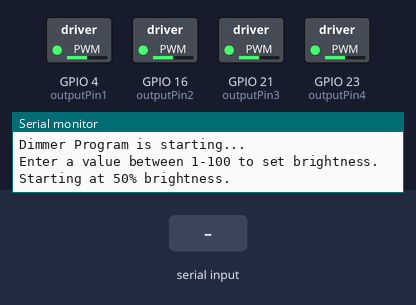
Bench run of a sketch on a simulated ESP32. On the bench: switched loads named in the sketch (green lamp = pin HIGH), the last lines printed to the serial monitor. The inputs (shaded band) are chosen by the test bench.

Above: at 1.2 s.
1.3 s: "90,45\n" received over Serial
At 1.69 s:
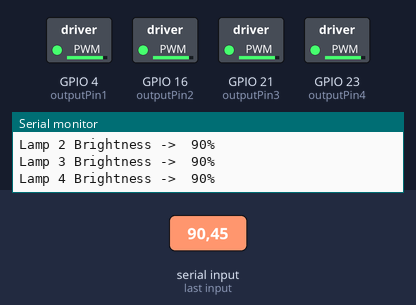
3.3 s: "5\n" received over Serial
At 4.5 s:
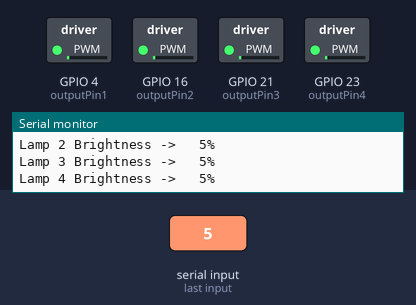
5.0 s: "90\n" received over Serial
At 5.8 s:
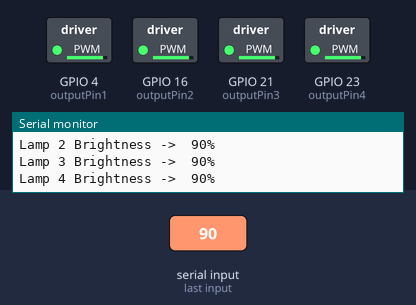
Timing chart, 0 to 8.0 s (numbered marks = the images above; inputs shaded):
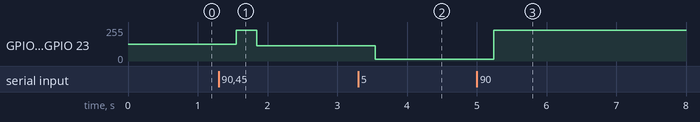

Measured:
- after the input at 1.3 s, GPIO 4 (outputPin1), GPIO 16 (outputPin2), GPIO 21 (outputPin3), GPIO 23 (outputPin4): 127/255 → 229/255 after 0.25 s, → 114/255 0.30 s later
- after the input at 3.3 s, GPIO 4 (outputPin1), GPIO 16 (outputPin2), GPIO 21 (outputPin3), GPIO 23 (outputPin4): 114/255 → 12/255 after 0.24 s
- after the input at 5.0 s, GPIO 4 (outputPin1), GPIO 16 (outputPin2), GPIO 21 (outputPin3), GPIO 23 (outputPin4): 12/255 → 229/255 after 0.24 s

The sketch:

AC_dimmer_V1.ino
```cpp
#include <RBDdimmer.h> // RobotDyn Dimmer Library

// Define Serial Communication
#define USE_SERIAL Serial

// Define Output Pins for the Dimmer Module
#define outputPin1  4   // GPIO4 - CH1
#define outputPin2  16  // GPIO16 - CH2
#define outputPin3  21  // GPIO21 - CH3
#define outputPin4  23  // GPIO23 - CH4

// Define Zero-Cross Detection Pin
#define zerocross 5  // GPIO5 - Zero-cross detection

// Create Dimmer Objects (Passing PWM and Zero-Cross Pins)
dimmerLamp dimmer1(outputPin1, zerocross);
dimmerLamp dimmer2(outputPin2, zerocross);
dimmerLamp dimmer3(outputPin3, zerocross);
dimmerLamp dimmer4(outputPin4, zerocross);

// Variable to store brightness value
int outVal = 50;  // Start with 50% brightness

void setup() {
    // Start Serial Communication
    USE_SERIAL.begin(9600);

    // Initialize dimmers in NORMAL_MODE and set them ON
    dimmer1.begin(NORMAL_MODE, ON);
    dimmer2.begin(NORMAL_MODE, ON);
    dimmer3.begin(NORMAL_MODE, ON);
    dimmer4.begin(NORMAL_MODE, ON);

    // Set initial brightness to 50%
    dimmer1.setPower(outVal);
    dimmer2.setPower(outVal);
    dimmer3.setPower(outVal);
    dimmer4.setPower(outVal);

    // Display Startup Message
    USE_SERIAL.println("Dimmer Program is starting...");
    USE_SERIAL.println("Enter a value between 1-100 to set brightness.");
    USE_SERIAL.println("Starting at 50% brightness.");
}

void loop() {
    int preVal = outVal;

    // Check if Serial Data is Available
    if (USE_SERIAL.available()) {
        int buf = USE_SERIAL.parseInt();
        if (buf > 0 && buf <= 100) {  // Ensure value is valid (1-100)
            outVal = buf;
        } else {
            USE_SERIAL.println("Invalid input. Enter a value between 1-100.");
        }
        delay(200);  // Prevent rapid updates
    }

    // Update brightness for all dimmers
    dimmer1.setPower(outVal);
    dimmer2.setPower(outVal);
    dimmer3.setPower(outVal);
    dimmer4.setPower(outVal);

    // Display brightness values if changed
    if (preVal != outVal) {
        USE_SERIAL.print("Lamp 1 Brightness -> ");
        printSpace(dimmer1.getPower());
        USE_SERIAL.print(dimmer1.getPower());
        USE_SERIAL.println("%");

        USE_SERIAL.print("Lamp 2 Brightness -> ");
        printSpace(dimmer2.getPower());
        USE_SERIAL.print(dimmer2.getPower());
        USE_SERIAL.println("%");

        USE_SERIAL.print("Lamp 3 Brightness -> ");
        printSpace(dimmer3.getPower());
        USE_SERIAL.print(dimmer3.getPower());
        USE_SERIAL.println("%");

        USE_SERIAL.print("Lamp 4 Brightness -> ");
        printSpace(dimmer4.getPower());
        USE_SERIAL.print(dimmer4.getPower());
        USE_SERIAL.println("%");
    }

    delay(50);  // Small delay for smooth operation
}

// Function to format output spacing
void printSpace(int val) {
    if ((val / 100) == 0) USE_SERIAL.print(" ");
    if ((val / 10) == 0) USE_SERIAL.print(" ");
}
```
